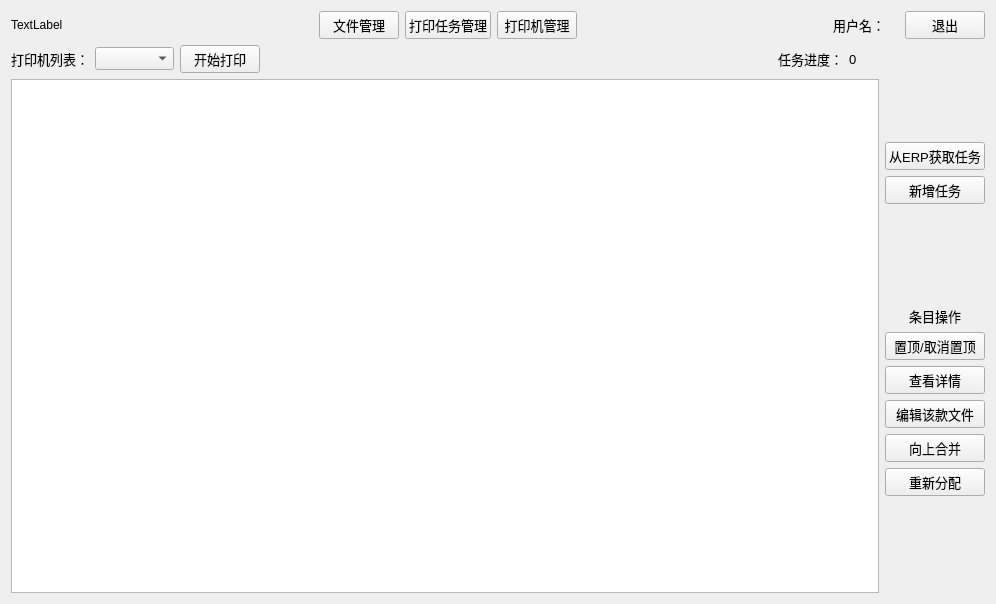
<?xml version="1.0" encoding="UTF-8"?>
<ui version="4.0">
 <class>printTaskManagement</class>
 <widget class="QWidget" name="printTaskManagement">
  <property name="geometry">
   <rect>
    <x>0</x>
    <y>0</y>
    <width>996</width>
    <height>604</height>
   </rect>
  </property>
  <property name="windowTitle">
   <string>打印任务管理</string>
  </property>
  <layout class="QHBoxLayout" name="horizontalLayout_3">
   <item>
    <layout class="QVBoxLayout" name="verticalLayout">
     <item>
      <layout class="QHBoxLayout" name="horizontalLayout_2">
       <item>
        <layout class="QHBoxLayout" name="horizontalLayout_6"/>
       </item>
       <item>
        <widget class="QLabel" name="logoLabel">
         <property name="text">
          <string>TextLabel</string>
         </property>
        </widget>
       </item>
       <item>
        <spacer name="horizontalSpacer_2">
         <property name="orientation">
          <enum>Qt::Horizontal</enum>
         </property>
         <property name="sizeHint" stdset="0">
          <size>
           <width>40</width>
           <height>20</height>
          </size>
         </property>
        </spacer>
       </item>
       <item>
        <layout class="QHBoxLayout" name="horizontalLayout_4">
         <item>
          <widget class="QPushButton" name="dataPage_button">
           <property name="font">
            <font>
             <pointsize>10</pointsize>
            </font>
           </property>
           <property name="text">
            <string>文件管理</string>
           </property>
          </widget>
         </item>
         <item>
          <widget class="QPushButton" name="pushButton_2">
           <property name="font">
            <font>
             <pointsize>10</pointsize>
            </font>
           </property>
           <property name="text">
            <string>打印任务管理</string>
           </property>
          </widget>
         </item>
         <item>
          <widget class="QPushButton" name="settingPage_button">
           <property name="font">
            <font>
             <pointsize>10</pointsize>
            </font>
           </property>
           <property name="text">
            <string>打印机管理</string>
           </property>
          </widget>
         </item>
        </layout>
       </item>
       <item>
        <spacer name="horizontalSpacer_4">
         <property name="orientation">
          <enum>Qt::Horizontal</enum>
         </property>
         <property name="sizeHint" stdset="0">
          <size>
           <width>40</width>
           <height>20</height>
          </size>
         </property>
        </spacer>
       </item>
       <item>
        <layout class="QHBoxLayout" name="horizontalLayout_5">
         <item>
          <widget class="QLabel" name="label_2">
           <property name="font">
            <font>
             <pointsize>10</pointsize>
            </font>
           </property>
           <property name="text">
            <string>用户名：</string>
           </property>
          </widget>
         </item>
         <item>
          <widget class="QLabel" name="label">
           <property name="font">
            <font>
             <pointsize>10</pointsize>
            </font>
           </property>
           <property name="text">
            <string/>
           </property>
          </widget>
         </item>
         <item>
          <widget class="QPushButton" name="pushButton_5">
           <property name="font">
            <font>
             <pointsize>10</pointsize>
            </font>
           </property>
           <property name="text">
            <string>退出</string>
           </property>
          </widget>
         </item>
        </layout>
       </item>
      </layout>
     </item>
     <item>
      <layout class="QHBoxLayout" name="horizontalLayout_7">
       <item>
        <layout class="QVBoxLayout" name="verticalLayout_2">
         <item>
          <layout class="QHBoxLayout" name="horizontalLayout">
           <item>
            <widget class="QLabel" name="label_3">
             <property name="font">
              <font>
               <pointsize>10</pointsize>
              </font>
             </property>
             <property name="text">
              <string>打印机列表：</string>
             </property>
            </widget>
           </item>
           <item>
            <widget class="QComboBox" name="comboBox">
             <property name="font">
              <font>
               <pointsize>10</pointsize>
              </font>
             </property>
            </widget>
           </item>
           <item>
            <widget class="QPushButton" name="startPrint_button">
             <property name="font">
              <font>
               <pointsize>10</pointsize>
              </font>
             </property>
             <property name="text">
              <string>开始打印</string>
             </property>
            </widget>
           </item>
           <item>
            <spacer name="horizontalSpacer">
             <property name="orientation">
              <enum>Qt::Horizontal</enum>
             </property>
             <property name="sizeHint" stdset="0">
              <size>
               <width>40</width>
               <height>20</height>
              </size>
             </property>
            </spacer>
           </item>
           <item>
            <widget class="QLabel" name="label_5">
             <property name="font">
              <font>
               <pointsize>10</pointsize>
              </font>
             </property>
             <property name="text">
              <string>任务进度：</string>
             </property>
            </widget>
           </item>
           <item>
            <widget class="QLabel" name="num_label">
             <property name="minimumSize">
              <size>
               <width>30</width>
               <height>0</height>
              </size>
             </property>
             <property name="font">
              <font>
               <pointsize>10</pointsize>
              </font>
             </property>
             <property name="text">
              <string>0</string>
             </property>
            </widget>
           </item>
          </layout>
         </item>
         <item>
          <widget class="QTableView" name="tableView">
           <property name="font">
            <font>
             <pointsize>10</pointsize>
            </font>
           </property>
           <property name="editTriggers">
            <set>QAbstractItemView::NoEditTriggers</set>
           </property>
           <property name="selectionBehavior">
            <enum>QAbstractItemView::SelectRows</enum>
           </property>
          </widget>
         </item>
        </layout>
       </item>
       <item>
        <layout class="QVBoxLayout" name="verticalLayout_3">
         <item>
          <spacer name="verticalSpacer_2">
           <property name="orientation">
            <enum>Qt::Vertical</enum>
           </property>
           <property name="sizeHint" stdset="0">
            <size>
             <width>20</width>
             <height>40</height>
            </size>
           </property>
          </spacer>
         </item>
         <item>
          <widget class="QPushButton" name="ERP_button">
           <property name="font">
            <font>
             <pointsize>10</pointsize>
            </font>
           </property>
           <property name="text">
            <string>从ERP获取任务</string>
           </property>
          </widget>
         </item>
         <item>
          <widget class="QPushButton" name="add_button">
           <property name="font">
            <font>
             <pointsize>10</pointsize>
            </font>
           </property>
           <property name="text">
            <string>新增任务</string>
           </property>
          </widget>
         </item>
         <item>
          <spacer name="verticalSpacer">
           <property name="orientation">
            <enum>Qt::Vertical</enum>
           </property>
           <property name="sizeHint" stdset="0">
            <size>
             <width>20</width>
             <height>40</height>
            </size>
           </property>
          </spacer>
         </item>
         <item>
          <widget class="QLabel" name="label_4">
           <property name="font">
            <font>
             <pointsize>10</pointsize>
            </font>
           </property>
           <property name="text">
            <string>条目操作</string>
           </property>
           <property name="alignment">
            <set>Qt::AlignCenter</set>
           </property>
          </widget>
         </item>
         <item>
          <layout class="QHBoxLayout" name="horizontalLayout_8">
           <item>
            <widget class="QPushButton" name="up_button">
             <property name="font">
              <font>
               <pointsize>10</pointsize>
              </font>
             </property>
             <property name="text">
              <string>置顶/取消置顶</string>
             </property>
            </widget>
           </item>
          </layout>
         </item>
         <item>
          <widget class="QPushButton" name="detail_button">
           <property name="font">
            <font>
             <pointsize>10</pointsize>
            </font>
           </property>
           <property name="text">
            <string>查看详情</string>
           </property>
          </widget>
         </item>
         <item>
          <widget class="QPushButton" name="edit_button">
           <property name="font">
            <font>
             <pointsize>10</pointsize>
            </font>
           </property>
           <property name="text">
            <string>编辑该款文件</string>
           </property>
          </widget>
         </item>
         <item>
          <widget class="QPushButton" name="combine_button">
           <property name="font">
            <font>
             <pointsize>10</pointsize>
            </font>
           </property>
           <property name="text">
            <string>向上合并</string>
           </property>
          </widget>
         </item>
         <item>
          <widget class="QPushButton" name="reassign_button">
           <property name="font">
            <font>
             <pointsize>10</pointsize>
            </font>
           </property>
           <property name="text">
            <string>重新分配</string>
           </property>
          </widget>
         </item>
         <item>
          <spacer name="verticalSpacer_3">
           <property name="orientation">
            <enum>Qt::Vertical</enum>
           </property>
           <property name="sizeHint" stdset="0">
            <size>
             <width>20</width>
             <height>40</height>
            </size>
           </property>
          </spacer>
         </item>
        </layout>
       </item>
      </layout>
     </item>
    </layout>
   </item>
  </layout>
 </widget>
 <resources/>
 <connections/>
</ui>
